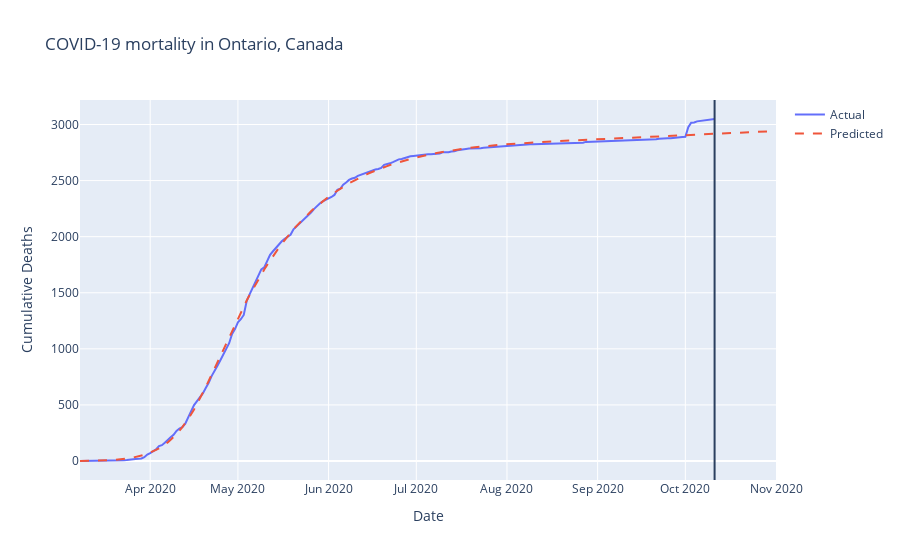

Source (notebook cell):
### Code cell
# Plot results
plot_predictions(mortality_pred, title="COVID-19 mortality in Ontario, Canada")

### Figure 1 — Plotly figure (JSON) as saved in the notebook; plotly's stock layout.template omitted (floating-point values rounded to 4 significant figures; data arrays with more than 128 entries replaced by an {"elided": "..."} marker saying what was removed)
{"data": [{"mode": "lines", "name": "Actual", "type": "scatter", "x": {"elided": "239 str values"}, "y": {"elided": "239 int values"}}, {"line": {"dash": "dash"}, "mode": "lines", "name": "Predicted", "type": "scatter", "x": {"elided": "239 str values"}, "y": {"elided": "239 float values"}}], "layout": {"autosize": true, "shapes": [{"type": "line", "x0": "2020-10-11", "x1": "2020-10-11", "xref": "x", "y0": 0, "y1": 1, "yref": "paper"}], "title": {"text": "COVID-19 mortality in Ontario, Canada"}, "xaxis": {"autorange": true, "range": ["2020-03-08", "2020-11-01"], "title": {"text": "Date"}, "type": "date"}, "yaxis": {"autorange": true, "range": [-169.4, 3218.0], "title": {"text": "Cumulative Deaths"}, "type": "linear"}}}
